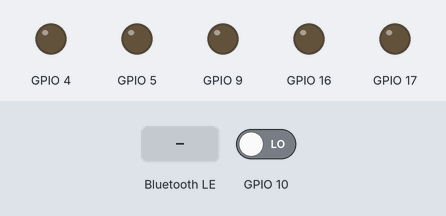
Bench run of a sketch on a simulated ESP32-S3. Parts: output pins drawn as LEDs (lit = HIGH). Inputs (shaded band) come from the test bench; at power-on: GPIO 10 LOW. Nothing arrives over Bluetooth unless stated; a phone connects over Bluetooth LE 3 s after start.

Above: at 1.2 s.
1.3 s: Bluetooth LE write "q" received
At 1.7 s:
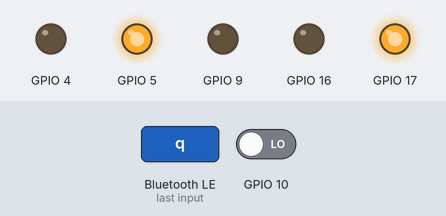
3.3 s: Bluetooth LE write "w" received
At 3.7 s:
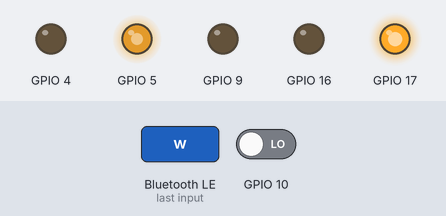
5.3 s: Bluetooth LE write "Q" received
At 5.6 s:
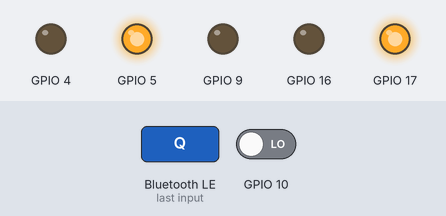
7.3 s: Bluetooth LE write "e" received
At 7.7 s:
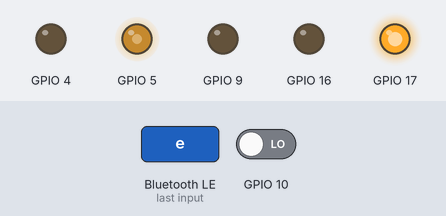
9.3 s: Bluetooth LE write "r" received
At 9.7 s:
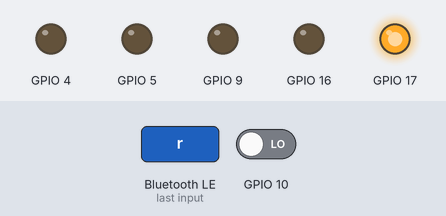
11.3 s: Bluetooth LE write "t" received
At 11.7 s:
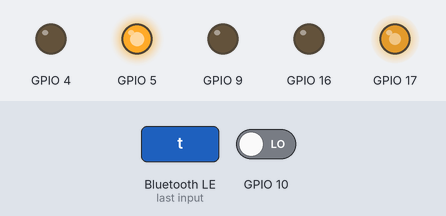
Timing chart, 0 to 14.3 s (numbered marks = the images above; inputs shaded):
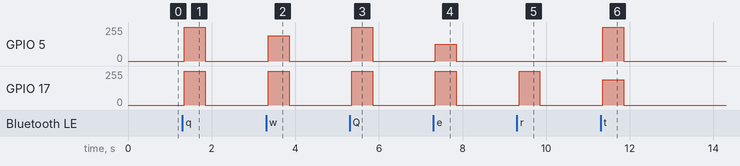

The sketch:

rc_car.ino
```cpp
// === LIBRARIES ===
#include <BLEDevice.h>
#include <BLEServer.h>
#include <BLEUtils.h>
#include <BLE2902.h>
// =================

// === UNIQUE IDs ===
#define SERVICE_UUID           "6E400001-B5A3-F393-E0A9-E50E24DCCA9E"
#define CHARACTERISTIC_UUID_RX "6E400002-B5A3-F393-E0A9-E50E24DCCA9E"
#define CHARACTERISTIC_UUID_TX "6E400003-B5A3-F393-E0A9-E50E24DCCA9E"
// ==================

// class that controls the ultrasonic distance sensor
class ultrasonic_sensor {
  private:
    int trig_pin, echo_pin;
    float distance;
    volatile unsigned long start_time = 0;
    volatile unsigned long travel_time = 0;
    static ultrasonic_sensor* instance;

    // interrupt service routine that runs in the background ram
    static void ARDUINO_ISR_ATTR echo_isr() {
      if (digitalRead(instance->echo_pin) == HIGH) {
        instance->start_time = micros();
      }
      else {
        instance->travel_time = micros() - instance->start_time;
      }
      return;
    }

  public:
    ultrasonic_sensor(int trig, int echo) : trig_pin(trig), echo_pin(echo) {
      instance = this;
    }

    void init() {
      pinMode(trig_pin, OUTPUT);
      pinMode(echo_pin, INPUT);
      attachInterrupt(digitalPinToInterrupt(echo_pin), echo_isr, CHANGE);
      return;
    }

    void trigger_sensor() {
      digitalWrite(trig_pin, LOW);
      delayMicroseconds(2);

      digitalWrite(trig_pin, HIGH);
      delayMicroseconds(10);

      digitalWrite(trig_pin, LOW);
      return;
    }

    float calculate_distance() {
      if (travel_time == 0) {
        return 400.0;
      }

      float distance = (travel_time * 0.034) / 2.0;

      if ((distance <= 0) || (distance > 400.0)) {
        return 400.0;
      }

      return distance;
    }
};

// class that controls the speed and direction of the motors
class drive_controller {
  // === PRIVATE VARIABLES ===
  private:
    int in1, in2, in3, in4;
    float current_speed;
    const float MINIMUM_SPEED = 100.0;
    const float MAXIMUM_SPEED = 255.0;
    String last_command = "IDLE";
  // =========================

  public:
    drive_controller(int pin1, int pin2, int pin3, int pin4) : in1(pin1), in2(pin2), in3(pin3), in4(pin4) {}

    // initializes the pins and car's speed
    void init() {
      pinMode(in1, OUTPUT);
      pinMode(in2, OUTPUT);
      pinMode(in3, OUTPUT);
      pinMode(in4, OUTPUT);
      current_speed = 255.0;
      return;
    }

    // updates the current speed and ensures it's within the defined range
    void adjust_speed(float speed) {
      current_speed = constrain(speed, MINIMUM_SPEED, MAXIMUM_SPEED);
      return;
    }

    // display the speed to the user
    /*void display_speed(float speed) {
      if (pCharacteristic != NULL) {
        String feedback = "New Speed: " + speed;
        pCharacteristic->setValue(feedback.c_str());
        pCharacteristic->notify();
      }

      return;
    }*/

    // controls the motors by speed and direction
    void drive(String str_command, int speed1, int speed2, int speed3, int speed4) {
      analogWrite(in1, speed1);
      analogWrite(in2, speed2);
      analogWrite(in3, speed3);
      analogWrite(in4, speed4);

      last_command = str_command;
      return;
    }

    // stops the motors
    void stop() {
      //display_command("IDLE", 0, 0, 0, 0);
      drive("IDLE", 0, 0, 0, 0);
      return;
    }

    // displays the command to the user
    /*void display_command(String command, int speed1, int speed2, int speed3, int speed4) {
      if ((pCharacteristic != NULL) && (command != last_command)) {
        String feedback = "Command: " + command + " -- In1: " + speed1 + " -- In2: " + speed2 + " -- In3: " + speed3 + " -- In4: " + speed4;
        pCharacteristic->setValue(feedback.c_str());
        pCharacteristic->notify();
      }

      return;
    }*/

    // specifies what to send to the drive function based on given command
    void execute_command(char command) {
      // speed adjustment
      if ((command >= '0') && (command <= '9')) {
        int index = 9;

        if (command != '0') {
          index = command - '1';
        }

        // current speed = minimum speed + (speed index * 31)
        //current_speed = MINIMUM_SPEED + ((command - '1') * 31.0);
        current_speed = MINIMUM_SPEED + (index * 17.22);
        //display_speed(current_speed);
        return;
      }

      // movement adjustment
      switch (command) {
        // === FORWARD MOVEMENTS ===
        // FORWARD
        case 'q':
        case 'Q':
          //display_command("FORWARD", 0, current_speed, 0, current_speed);
          drive("FORWARD", 0, current_speed, 0, current_speed);
          break;

        // SLIGHT LEFT
        case 'w':
        case 'W':
          //display_command("SLIGHT LEFT", 0, current_speed * 0.75, 0, current_speed);
          drive("SLIGHT LEFT", 0, current_speed * 0.75, 0, current_speed);
          break;

        // LEFT
        case 'e':
        case 'E':
          //display_command("LEFT", 0, current_speed * 0.50, 0, current_speed);
          drive("LEFT", 0, current_speed * 0.50, 0, current_speed);
          break;

        // HARD LEFT
        case 'r':
        case 'R':
          //display_command("HARD LEFT", 0, 0, 0, current_speed);
          drive("HARD LEFT", 0, 0, 0, current_speed);
          break;

        // SLIGHT RIGHT
        case 't':
        case 'T':
          //display_command("SLIGHT RIGHT", 0, current_speed, 0, current_speed * 0.75);
          drive("SLIGHT RIGHT", 0, current_speed, 0, current_speed * 0.75);
          break;

        // RIGHT
        case 'y':
        case 'Y':
          //display_command("RIGHT", 0, current_speed, 0, current_speed * 0.50);
          drive("RIGHT", 0, current_speed, 0, current_speed * 0.50);
          break;

        // HARD RIGHT
        case 'u':
        case 'U':
          //display_command("HARD RIGHT", 0, current_speed, 0, 0);
          drive("HARD RIGHT", 0, current_speed, 0, 0);
          break;
        // =========================

        // === REVERSE MOVEMENTS ===
        // REVERSE
        case 'a':
        case 'A':
          //display_command("REVERSE", current_speed, 0, current_speed, 0);
          drive("REVERSE", current_speed, 0, current_speed, 0);
          break;

        // REVERSE SLIGHT LEFT
        case 's':
        case 'S':
          //display_command("REVERSE SLIGHT LEFT", current_speed * 0.75, 0, current_speed, 0);
          drive("REVERSE SLIGHT LEFT", current_speed * 0.75, 0, current_speed, 0);
          break;

        // REVERSE LEFT
        case 'd':
        case 'D':
          //display_command("REVERSE LEFT", current_speed * 0.50, 0, current_speed, 0);
          drive("REVERSE LEFT", current_speed * 0.50, 0, current_speed, 0);
          break;

        // REVERSE HARD LEFT
        case 'f':
        case 'F':
          //display_command("REVERSE HARD LEFT", 0, 0, current_speed, 0);
          drive("REVERSE HARD LEFT", 0, 0, current_speed, 0);
          break;

        // REVERSE SLIGHT RIGHT
        case 'g':
        case 'G':
          //display_command("REVERSE SLIGHT RIGHT", current_speed, 0, current_speed * 0.75, 0);
          drive("REVERSE SLIGHT RIGHT", current_speed, 0, current_speed * 0.75, 0);
          break;

        // REVERSE RIGHT
        case 'h':
        case 'H':
          //display_command("REVERSE RIGHT", current_speed, 0, current_speed * 0.50, 0);
          drive("REVERSE RIGHT", current_speed, 0, current_speed * 0.50, 0);
          break;

        // REVERSE HARD RIGHT
        case 'j':
        case 'J':
          //display_command("REVERSE HARD RIGHT", current_speed, 0, 0, 0);
          drive("REVERSE HARD RIGHT", current_speed, 0, 0, 0);
          break;
        // =========================

        // === IDLE ===
        case 'z':
        case 'Z':
          //stop();
          drive("IDLE", 0, 0, 0, 0);
          break;
        // ============
      }
    }
};

// class that handles the bluetooth controller
class ble_controller : public BLECharacteristicCallbacks, public BLEServerCallbacks{
  public:
    char current_command = 'Z';
    unsigned long last_command_time = 0;
    bool device_connected = false;
    String incoming_buffer = "";

    void setup() {
      BLEDevice::init("ESP32-S3");

      BLEServer *bluetooth_server = BLEDevice::createServer();
      bluetooth_server->setCallbacks(this);   // handles connecting/disconnecting

      BLEService *bluetooth_service = bluetooth_server->createService(SERVICE_UUID);

      BLECharacteristic *bluetooth_characteristic_rx = bluetooth_service->createCharacteristic(CHARACTERISTIC_UUID_RX, BLECharacteristic::PROPERTY_WRITE | BLECharacteristic::PROPERTY_WRITE_NR);
      bluetooth_characteristic_rx->setCallbacks(this);

      BLECharacteristic *bluetooth_characteristic_tx = bluetooth_service->createCharacteristic(CHARACTERISTIC_UUID_TX, BLECharacteristic::PROPERTY_NOTIFY | BLECharacteristic::PROPERTY_READ);
      bluetooth_characteristic_tx->addDescriptor(new BLE2902());

      bluetooth_service->start();
      bluetooth_server->getAdvertising()->start();
      return;
    }

    void onWrite(BLECharacteristic *ble_character) override {
      String value = ble_character->getValue();

      if (value.length() > 0) {
        //current_command = value[0];
        incoming_buffer = incoming_buffer + value;
        last_command_time = millis();
      }

      return;
    }

    void onConnect(BLEServer *ble_server) override {
      device_connected = true;

      ble_server->updateConnParams(ble_server->getConnId(), 0x06, 0x12, 0, 100);
      return;
    }

    void onDisconnect(BLEServer *ble_server) override {
      device_connected = false;
      ble_server->getAdvertising()->start();
      return;
    }
};

// === GLOBAL INSTANCES ===
ultrasonic_sensor* ultrasonic_sensor::instance = nullptr;
drive_controller car(4, 5, 16, 17);
ble_controller ble;
ultrasonic_sensor front_sensor(9, 10);
char last_processed_command = 'Z';
unsigned long last_ping_time = 0;
const unsigned long PING_INTERVAL = 60;
// ========================

bool is_car_moving_forward(char command) {
  bool forward_flag = false;
  switch (command) {
    // === FORWARD MOVEMENTS ===
    // FORWARD
    case 'q':
    case 'Q':
    // SLIGHT LEFT
    case 'w':
    case 'W':
    // LEFT
    case 'e':
    case 'E':
    // HARD LEFT
    case 'r':
    case 'R':
    // SLIGHT RIGHT
    case 't':
    case 'T':
    // RIGHT
    case 'y':
    case 'Y':
    // HARD RIGHT
    case 'u':
    case 'U':
      forward_flag = true;
      break;
    // =========================
  }
  return forward_flag;
}

bool is_car_moving_backward(char command) {
  bool backward_flag = false;

  switch (command) {
    // === REVERSE MOVEMENTS ===
    // REVERSE
    case 'a':
    case 'A':
    // REVERSE SLIGHT LEFT
    case 's':
    case 'S':
    // REVERSE LEFT
    case 'd':
    case 'D':
    // REVERSE HARD LEFT
    case 'f':
    case 'F':
    // REVERSE SLIGHT RIGHT
    case 'g':
    case 'G':
    // REVERSE RIGHT
    case 'h':
    case 'H':
    // REVERSE HARD RIGHT
    case 'j':
    case 'J':
      backward_flag = true;
      break;
    // =========================
  }

  return backward_flag;
}

void setup() {
  // put your setup code here, to run once:
  Serial.begin(115200);

  // whenever the usb cable is disconnected from the ESP32
  #if ARDUINO_USB_CDC_ON_BOOT
  Serial.setTxTimeoutMs(0);
  #endif

  car.init();
  ble.setup();
  front_sensor.init();
}

void loop() {
  // put your main code here, to run repeatedly:
  if (ble.incoming_buffer.length() > 0) {
    ble.current_command = ble.incoming_buffer[0];
    ble.incoming_buffer.remove(0, 1);
    ble.last_command_time = millis();
  }

  char current_cmd = ble.current_command;
  bool forward_flag = is_car_moving_forward(current_cmd);
  bool backward_flag = is_car_moving_backward(current_cmd);

  if (forward_flag == true) {
    if (millis() - last_ping_time >= PING_INTERVAL) {
      front_sensor.trigger_sensor();
      last_ping_time = millis();
    }

    float front_distance = front_sensor.calculate_distance();

    if (front_distance < 20.0) {
      current_cmd = 'Z';
      ble.current_command = 'Z';

      if (ble.incoming_buffer.length() > 0) {
        ble.incoming_buffer = "";
      }
    }
  }

  bool currently_moving_forward = is_car_moving_forward(last_processed_command);
  bool currently_moving_backward = is_car_moving_backward(last_processed_command);

  if ((currently_moving_forward == true) && (backward_flag == true)) {
    car.execute_command('Z');
    delay(50);
  }
  else if ((currently_moving_backward == true) && (forward_flag == true)) {
    car.execute_command('Z');
    delay(50);
  }

  // if no new command has been sent within a defined timeframe, then stop the car
  if ((millis() - ble.last_command_time > 500) && (ble.incoming_buffer.length() == 0)) {
    ble.current_command = 'Z';
    current_cmd = 'Z';
  }

  // execute the command if it is not the same as the previous command
  if (current_cmd != last_processed_command) {
    car.execute_command(current_cmd);
    last_processed_command = ble.current_command;
  }
}
```

Measured:
- after the input at 1.3 s, GPIO 5, GPIO 17: 0/255 → 255/255 after 0.05 s, → 0/255 0.50 s later
- after the input at 3.3 s, GPIO 5: 0/255 → 191/255 after 0.05 s, → 0/255 0.50 s later; GPIO 17: 0/255 → 255/255 after 0.05 s, → 0/255 0.50 s later
- after the input at 5.3 s, GPIO 5, GPIO 17: 0/255 → 255/255 after 0.05 s, → 0/255 0.50 s later
- after the input at 7.3 s, GPIO 5: 0/255 → 127/255 after 0.05 s, → 0/255 0.50 s later; GPIO 17: 0/255 → 255/255 after 0.05 s, → 0/255 0.50 s later
- after the input at 9.3 s, GPIO 17: 0/255 → 255/255 after 0.05 s, → 0/255 0.50 s later
- after the input at 11.3 s, GPIO 5: 0/255 → 255/255 after 0.05 s, → 0/255 0.50 s later; GPIO 17: 0/255 → 191/255 after 0.05 s, → 0/255 0.50 s later
